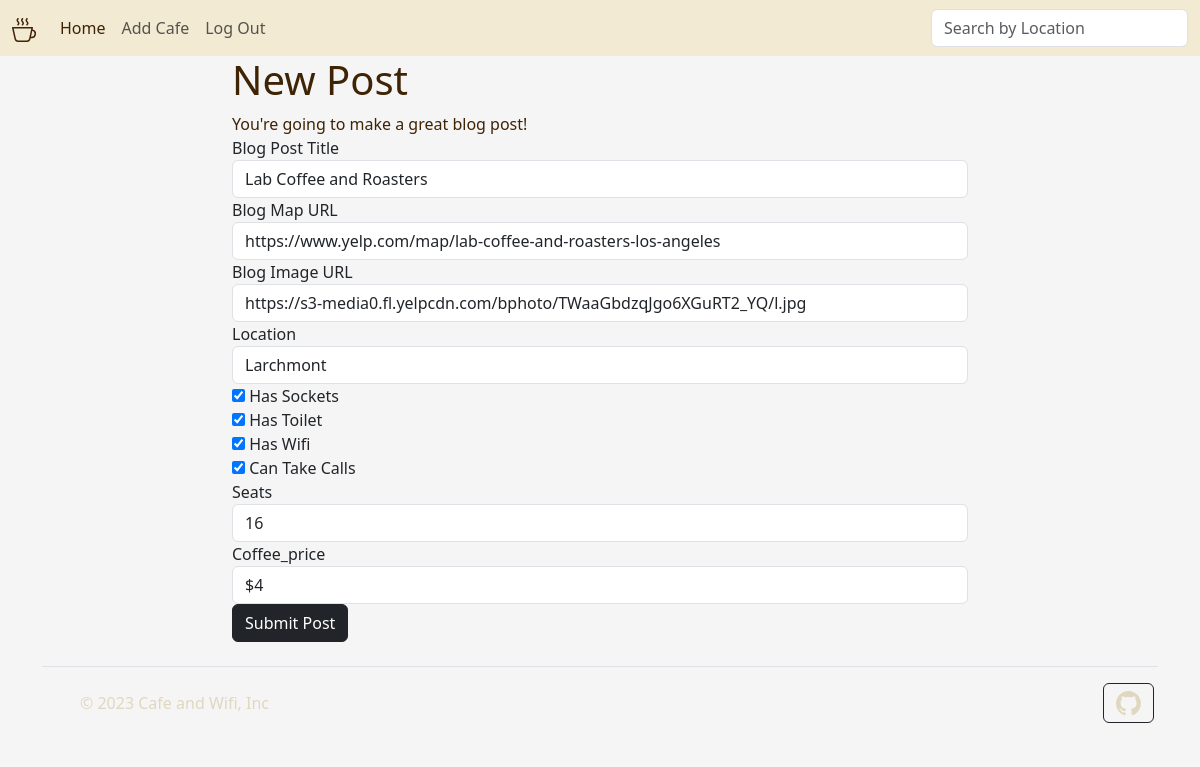
The app's page /edit-post/1 (signed in) with its own data.
### main.py (models this page shows)
class Cafe(db.Model):
    __tablename__ = "cafes"
    id = db.Column(db.Integer, primary_key=True)
    name = db.Column(db.String(250), unique=True, nullable=False)
    map_url = db.Column(db.String(500), nullable=False)
    img_url = db.Column(db.String(500), nullable=False)
    location = db.Column(db.String(250), nullable=False)
    seats = db.Column(db.String(250), nullable=False)
    has_toilet = db.Column(db.Boolean, nullable=False)
    has_wifi = db.Column(db.Boolean, nullable=False)
    has_sockets = db.Column(db.Boolean, nullable=False)
    can_take_calls = db.Column(db.Boolean, nullable=False)
    coffee_price = db.Column(db.String(250), nullable=True)

### main.py (the view, shortened to what this page needs)
@app.route("/edit-post/<int:post_id>", methods=["GET", "POST"])
def edit_post(post_id):
    post = Cafe.query.get(post_id)
    edit_form = CreatePostForm(
        name=post.name,
        map_url=post.map_url,
        img_url=post.img_url,
        location=post.location,
        has_sockets=post.has_sockets,
        has_toilet=post.has_toilet,
        has_wifi=post.has_wifi,
        can_take_calls=post.can_take_calls,
        seats=post.seats,
        coffee_price=post.coffee_price,
    )
    return render_template("add_cafe.html", form=edit_form)

### forms.py
class CreatePostForm(FlaskForm):
    name = StringField("Blog Post Title", validators=[DataRequired()])
    map_url = StringField("Blog Map URL", validators=[DataRequired(), URL()])
    img_url = StringField("Blog Image URL", validators=[DataRequired(), URL()])
    location = StringField("Location", validators=[DataRequired()])
    has_sockets = BooleanField("Has Sockets")
    has_toilet = BooleanField("Has Toilet")
    has_wifi = BooleanField("Has Wifi")
    can_take_calls = BooleanField("Can Take Calls")
    seats = StringField("Seats", validators=[DataRequired()])
    coffee_price = StringField("Coffee_price", validators=[DataRequired()])
    submit = SubmitField("Submit Post")

### main.py (called while the page is built)
@login_manager.user_loader
def load_user(user_id):
    return User.query.get(int(user_id))

### templates/add_cafe.html (shortened to what this page needs)
{% import "bootstrap/wtf.html" as wtf %}
{% block content %}
{% include "header.html" %}
  <header class="masthead" style="background-image: url('{{ url_for('static', filename='img/edit-bg.jpg')}}')">
    <div class="container">
      <div class="row">
        <div class="col-lg-8 col-md-10 mx-auto">
          <div class="page-heading">
            {% if is_edit: %}
            <h1 style="color:#3F2305;">Edit Post</h1>
            {% else: %}
            <h1 style="color:#3F2305;">New Post</h1>
            {% endif %}
            <span class="subheading" style="color:#3F2305;">You're going to make a great blog post!</span>
          </div>
        </div>
      </div>
    </div>
  </header>
  <div class="container">
    <div class="row">
      <div class="col-lg-8 col-md-10 mx-auto">
        {{ wtf.quick_form(form, novalidate=True, button_map={"submit": "dark"}) }}
      </div>
    </div>
  </div>
{% include "footer.html" %}
{% endblock %}

### templates/header.html (shortened to what this page needs)
<!DOCTYPE html>
<html lang="en">
<head>
    <link href="https://cdn.jsdelivr.net/npm/bootstrap@5.3.0/dist/css/bootstrap.min.css" rel="stylesheet">
</head>
<body style="background-color:#F5F5F5;">
<nav class="navbar navbar-expand-md" style="background-color:#F2EAD3;">
    <div class="container-fluid">
      <a class="navbar-brand" href="{{ url_for('home') }}"></a>
      <div class="navbar-collapse collapse" id="navbarsExample04">
        <ul class="navbar-nav me-auto mb-2 mb-md-0">
          <li class="nav-item">
            <a class="nav-link active" aria-current="page" href="{{ url_for('home') }}" style="color:#3F2305;">Home</a>
          </li>
            {% if current_user.is_authenticated %}
          <li class="nav-item">
            <a class="nav-link" href="{{ url_for('add_new_post') }}">Add Cafe</a>
          </li>
          <li class="nav-item">
            <a class="nav-link" href="{{ url_for('logout') }}">Log Out</a>
          </li>
            {% endif %}
        </ul>
        <form role="search">
          <input class="form-control" name="search" type="search" placeholder="Search by Location" aria-label="Search" style="color:#3F2305;">
        </form>
      </div>
    </div>
  </nav>

### templates/footer.html (shortened to what this page needs)
<div class="container">
  <footer class="d-flex flex-wrap justify-content-between align-items-center py-3 my-4 border-top">
    <div class="col-md-4 d-flex align-items-center">
      <a href="/" class="mb-3 me-2 mb-md-0 text-body-secondary text-decoration-none lh-1">
        <svg class="bi" width="30" height="24"><use xlink:href="#bootstrap"></use></svg>
      </a>
      <span class="mb-3 mb-md-0 " style="color:#DFD7BF;">© 2023 Cafe and Wifi, Inc</span>
    </div>
            <a class="btn btn-outline-dark btn-social mx-1" href="https://github.com/ZaneHyatt" target="_blank" rel="noopener noreferrer">
            </a>
  </footer>
</div>
</body>
</html>

### records on screen
Cafe: name "Lab Coffee and Roasters", map_url "https://www.yelp.com/map/lab-coffee-and-roasters-los-angeles", img_url "https://s3-media0.fl.yelpcdn.com/bphoto/TWaaGbdzqJgo6XGuRT2_YQ/l.jpg", location "Larchmont", has_sockets "☑", has_toilet "☑", has_wifi "☑", can_take_calls "☑", seats "16", coffee_price "$4"
